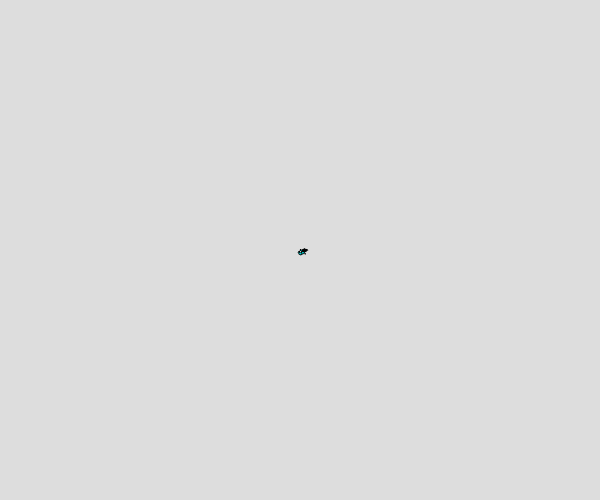
Frame 1 (no input)
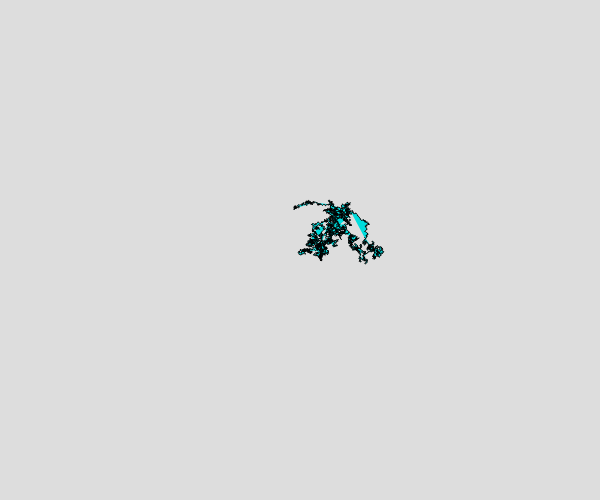
Frame 60 (no input)
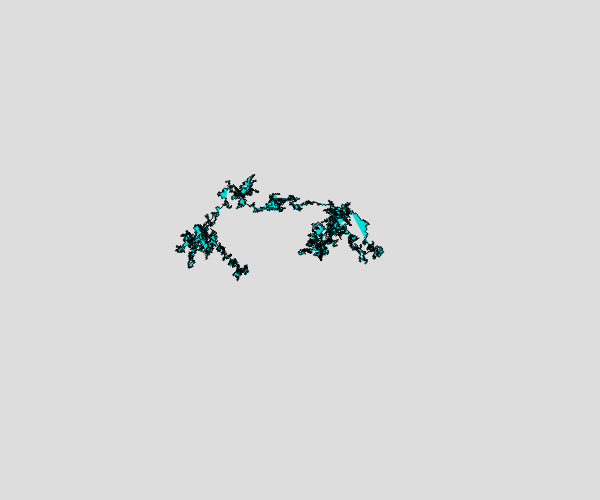
Frame 120 (the mouse pressed at the canvas centre since frame 60)

The p5.js sketch that drew these frames (run headless with seeded random() and noise() and a simulated clock; from frame 60 on, the mouse is pressed at the canvas centre):

// p5.js sketch
// ── sketch.js
let x,y;


function setup() {
  createCanvas(600,500);
  x = width/2;
  y = height/2;
  background(221);
}

function draw() {
	background(221,0.5);
	beginShape();
  for(var i = 0; i<100; i++) {
    stroke(0);
    strokeWeight(1);
    fill(0,221,221);
    vertex(x,y);
    x-=sin((pow(y,2)*PI)/180);
    y-=sin((pow(x,2)*PI)/180);
    if(x > width) {
      x = 0;
    }
    if(x < 0) {
      x = width;
    }
    if(y > height) {
      y = 0;
    }
    if(y < 0) {
      x = height;
    }
  }
	endShape();
}
